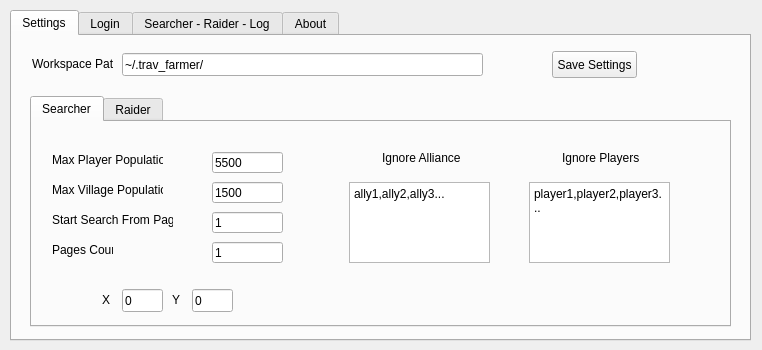
<?xml version="1.0" encoding="UTF-8"?>
<ui version="4.0">
 <class>MainWindow</class>
 <widget class="QMainWindow" name="MainWindow">
  <property name="geometry">
   <rect>
    <x>0</x>
    <y>0</y>
    <width>762</width>
    <height>350</height>
   </rect>
  </property>
  <property name="windowTitle">
   <string>Travian Farmer</string>
  </property>
  <property name="windowIcon">
   <iconset resource="img/imgs.qrc">
    <normaloff>:/newPrefix/logo.png</normaloff>:/newPrefix/logo.png</iconset>
  </property>
  <widget class="QWidget" name="centralwidget">
   <widget class="QTabWidget" name="tabWidget">
    <property name="geometry">
     <rect>
      <x>10</x>
      <y>10</y>
      <width>741</width>
      <height>331</height>
     </rect>
    </property>
    <property name="currentIndex">
     <number>0</number>
    </property>
    <widget class="QWidget" name="settings_tab">
     <attribute name="title">
      <string>Settings</string>
     </attribute>
     <widget class="QTabWidget" name="tabWidget_2">
      <property name="geometry">
       <rect>
        <x>18</x>
        <y>60</y>
        <width>701</width>
        <height>231</height>
       </rect>
      </property>
      <property name="currentIndex">
       <number>0</number>
      </property>
      <widget class="QWidget" name="searcher_tab">
       <attribute name="title">
        <string>Searcher</string>
       </attribute>
       <widget class="QLabel" name="max_pl_pop_label">
        <property name="geometry">
         <rect>
          <x>20</x>
          <y>30</y>
          <width>111</width>
          <height>16</height>
         </rect>
        </property>
        <property name="text">
         <string>Max Player Population</string>
        </property>
       </widget>
       <widget class="QLabel" name="max_vl_pop_label">
        <property name="geometry">
         <rect>
          <x>20</x>
          <y>60</y>
          <width>111</width>
          <height>16</height>
         </rect>
        </property>
        <property name="text">
         <string>Max Village Population</string>
        </property>
       </widget>
       <widget class="QLabel" name="Ignore_alliance_label">
        <property name="geometry">
         <rect>
          <x>350</x>
          <y>28</y>
          <width>81</width>
          <height>16</height>
         </rect>
        </property>
        <property name="text">
         <string>Ignore Alliance</string>
        </property>
       </widget>
       <widget class="QLabel" name="Ignore_players_label">
        <property name="geometry">
         <rect>
          <x>530</x>
          <y>28</y>
          <width>81</width>
          <height>16</height>
         </rect>
        </property>
        <property name="text">
         <string>Ignore Players</string>
        </property>
       </widget>
       <widget class="QLabel" name="from_page_label">
        <property name="geometry">
         <rect>
          <x>20</x>
          <y>90</y>
          <width>121</width>
          <height>16</height>
         </rect>
        </property>
        <property name="text">
         <string>Start Search From Page</string>
        </property>
       </widget>
       <widget class="QLabel" name="pages_count_label">
        <property name="geometry">
         <rect>
          <x>20</x>
          <y>120</y>
          <width>61</width>
          <height>16</height>
         </rect>
        </property>
        <property name="text">
         <string>Pages Count</string>
        </property>
       </widget>
       <widget class="QLabel" name="x_label">
        <property name="geometry">
         <rect>
          <x>70</x>
          <y>170</y>
          <width>16</width>
          <height>16</height>
         </rect>
        </property>
        <property name="text">
         <string>X</string>
        </property>
       </widget>
       <widget class="QLabel" name="y_label">
        <property name="geometry">
         <rect>
          <x>140</x>
          <y>170</y>
          <width>16</width>
          <height>16</height>
         </rect>
        </property>
        <property name="text">
         <string>Y</string>
        </property>
       </widget>
       <widget class="QLineEdit" name="max_pl_pop_field">
        <property name="geometry">
         <rect>
          <x>180</x>
          <y>30</y>
          <width>71</width>
          <height>21</height>
         </rect>
        </property>
        <property name="text">
         <string>5500</string>
        </property>
       </widget>
       <widget class="QLineEdit" name="max_vl_pop_field">
        <property name="geometry">
         <rect>
          <x>180</x>
          <y>60</y>
          <width>71</width>
          <height>21</height>
         </rect>
        </property>
        <property name="text">
         <string>1500</string>
        </property>
       </widget>
       <widget class="QLineEdit" name="from_page_field">
        <property name="geometry">
         <rect>
          <x>180</x>
          <y>90</y>
          <width>71</width>
          <height>21</height>
         </rect>
        </property>
        <property name="text">
         <string>1</string>
        </property>
       </widget>
       <widget class="QLineEdit" name="pages_count_field">
        <property name="geometry">
         <rect>
          <x>180</x>
          <y>120</y>
          <width>71</width>
          <height>21</height>
         </rect>
        </property>
        <property name="text">
         <string>1</string>
        </property>
       </widget>
       <widget class="QPlainTextEdit" name="ignore_alliance_field">
        <property name="geometry">
         <rect>
          <x>317</x>
          <y>60</y>
          <width>141</width>
          <height>81</height>
         </rect>
        </property>
        <property name="plainText">
         <string>ally1,ally2,ally3...</string>
        </property>
       </widget>
       <widget class="QPlainTextEdit" name="ignore_players_field">
        <property name="geometry">
         <rect>
          <x>497</x>
          <y>60</y>
          <width>141</width>
          <height>81</height>
         </rect>
        </property>
        <property name="plainText">
         <string>player1,player2,player3...</string>
        </property>
       </widget>
       <widget class="QLineEdit" name="x_field">
        <property name="geometry">
         <rect>
          <x>90</x>
          <y>167</y>
          <width>41</width>
          <height>23</height>
         </rect>
        </property>
        <property name="text">
         <string>0</string>
        </property>
       </widget>
       <widget class="QLineEdit" name="y_field">
        <property name="geometry">
         <rect>
          <x>160</x>
          <y>167</y>
          <width>41</width>
          <height>23</height>
         </rect>
        </property>
        <property name="text">
         <string>0</string>
        </property>
       </widget>
      </widget>
      <widget class="QWidget" name="raider_tab">
       <attribute name="title">
        <string>Raider</string>
       </attribute>
       <widget class="QLabel" name="t1_label">
        <property name="geometry">
         <rect>
          <x>201</x>
          <y>42</y>
          <width>16</width>
          <height>16</height>
         </rect>
        </property>
        <property name="text">
         <string>t1</string>
        </property>
       </widget>
       <widget class="QLabel" name="t2_label">
        <property name="geometry">
         <rect>
          <x>270</x>
          <y>42</y>
          <width>16</width>
          <height>16</height>
         </rect>
        </property>
        <property name="text">
         <string>t2</string>
        </property>
       </widget>
       <widget class="QLabel" name="t3_label">
        <property name="geometry">
         <rect>
          <x>335</x>
          <y>42</y>
          <width>16</width>
          <height>16</height>
         </rect>
        </property>
        <property name="text">
         <string>t3</string>
        </property>
       </widget>
       <widget class="QLabel" name="t4_label">
        <property name="geometry">
         <rect>
          <x>400</x>
          <y>42</y>
          <width>16</width>
          <height>16</height>
         </rect>
        </property>
        <property name="text">
         <string>t4</string>
        </property>
       </widget>
       <widget class="QLabel" name="t5_label">
        <property name="geometry">
         <rect>
          <x>459</x>
          <y>42</y>
          <width>16</width>
          <height>16</height>
         </rect>
        </property>
        <property name="text">
         <string>t5</string>
        </property>
       </widget>
       <widget class="QLabel" name="t6_label">
        <property name="geometry">
         <rect>
          <x>200</x>
          <y>90</y>
          <width>16</width>
          <height>16</height>
         </rect>
        </property>
        <property name="text">
         <string>t6</string>
        </property>
       </widget>
       <widget class="QLabel" name="t7_label">
        <property name="geometry">
         <rect>
          <x>270</x>
          <y>90</y>
          <width>16</width>
          <height>16</height>
         </rect>
        </property>
        <property name="text">
         <string>t7</string>
        </property>
       </widget>
       <widget class="QLabel" name="t8_label">
        <property name="geometry">
         <rect>
          <x>334</x>
          <y>90</y>
          <width>16</width>
          <height>16</height>
         </rect>
        </property>
        <property name="text">
         <string>t8</string>
        </property>
       </widget>
       <widget class="QLabel" name="t9_label">
        <property name="geometry">
         <rect>
          <x>400</x>
          <y>90</y>
          <width>16</width>
          <height>16</height>
         </rect>
        </property>
        <property name="text">
         <string>t9</string>
        </property>
       </widget>
       <widget class="QLabel" name="t10_label">
        <property name="geometry">
         <rect>
          <x>456</x>
          <y>90</y>
          <width>16</width>
          <height>16</height>
         </rect>
        </property>
        <property name="text">
         <string>t10</string>
        </property>
       </widget>
       <widget class="QLineEdit" name="t1_field">
        <property name="geometry">
         <rect>
          <x>191</x>
          <y>60</y>
          <width>31</width>
          <height>23</height>
         </rect>
        </property>
        <property name="text">
         <string>3</string>
        </property>
       </widget>
       <widget class="QLineEdit" name="t2_field">
        <property name="geometry">
         <rect>
          <x>260</x>
          <y>60</y>
          <width>31</width>
          <height>23</height>
         </rect>
        </property>
        <property name="text">
         <string>0</string>
        </property>
       </widget>
       <widget class="QLineEdit" name="t3_field">
        <property name="geometry">
         <rect>
          <x>325</x>
          <y>60</y>
          <width>30</width>
          <height>23</height>
         </rect>
        </property>
        <property name="text">
         <string>0</string>
        </property>
       </widget>
       <widget class="QLineEdit" name="t4_field">
        <property name="geometry">
         <rect>
          <x>390</x>
          <y>60</y>
          <width>30</width>
          <height>23</height>
         </rect>
        </property>
        <property name="text">
         <string>0</string>
        </property>
       </widget>
       <widget class="QLineEdit" name="t5_field">
        <property name="geometry">
         <rect>
          <x>450</x>
          <y>60</y>
          <width>30</width>
          <height>23</height>
         </rect>
        </property>
        <property name="text">
         <string>0</string>
        </property>
       </widget>
       <widget class="QLineEdit" name="t6_field">
        <property name="geometry">
         <rect>
          <x>190</x>
          <y>110</y>
          <width>30</width>
          <height>23</height>
         </rect>
        </property>
        <property name="text">
         <string>0</string>
        </property>
       </widget>
       <widget class="QLineEdit" name="t7_field">
        <property name="geometry">
         <rect>
          <x>260</x>
          <y>110</y>
          <width>30</width>
          <height>23</height>
         </rect>
        </property>
        <property name="text">
         <string>0</string>
        </property>
       </widget>
       <widget class="QLineEdit" name="t8_field">
        <property name="geometry">
         <rect>
          <x>325</x>
          <y>110</y>
          <width>30</width>
          <height>23</height>
         </rect>
        </property>
        <property name="text">
         <string>0</string>
        </property>
       </widget>
       <widget class="QLineEdit" name="t9_field">
        <property name="geometry">
         <rect>
          <x>390</x>
          <y>110</y>
          <width>30</width>
          <height>23</height>
         </rect>
        </property>
        <property name="text">
         <string>0</string>
        </property>
       </widget>
       <widget class="QLineEdit" name="t10_field">
        <property name="geometry">
         <rect>
          <x>450</x>
          <y>110</y>
          <width>30</width>
          <height>23</height>
         </rect>
        </property>
        <property name="text">
         <string>0</string>
        </property>
       </widget>
      </widget>
     </widget>
     <widget class="QLabel" name="workspace_path_label">
      <property name="geometry">
       <rect>
        <x>20</x>
        <y>20</y>
        <width>81</width>
        <height>16</height>
       </rect>
      </property>
      <property name="text">
       <string>Workspace Path </string>
      </property>
     </widget>
     <widget class="QLineEdit" name="worlspace_path_field">
      <property name="geometry">
       <rect>
        <x>110</x>
        <y>17</y>
        <width>361</width>
        <height>23</height>
       </rect>
      </property>
      <property name="text">
       <string>~/.trav_farmer/</string>
      </property>
     </widget>
     <widget class="QPushButton" name="save_btn">
      <property name="geometry">
       <rect>
        <x>540</x>
        <y>15</y>
        <width>85</width>
        <height>27</height>
       </rect>
      </property>
      <property name="text">
       <string>Save Settings</string>
      </property>
     </widget>
     <widget class="QLabel" name="save_noti_label">
      <property name="geometry">
       <rect>
        <x>680</x>
        <y>22</y>
        <width>41</width>
        <height>16</height>
       </rect>
      </property>
      <property name="text">
       <string/>
      </property>
     </widget>
    </widget>
    <widget class="QWidget" name="login_tab">
     <attribute name="title">
      <string>Login</string>
     </attribute>
     <widget class="QLabel" name="server_label">
      <property name="geometry">
       <rect>
        <x>60</x>
        <y>60</y>
        <width>31</width>
        <height>21</height>
       </rect>
      </property>
      <property name="text">
       <string>Server</string>
      </property>
     </widget>
     <widget class="QLabel" name="username_label">
      <property name="geometry">
       <rect>
        <x>60</x>
        <y>91</y>
        <width>51</width>
        <height>20</height>
       </rect>
      </property>
      <property name="text">
       <string>Username</string>
      </property>
     </widget>
     <widget class="QLabel" name="password_label">
      <property name="geometry">
       <rect>
        <x>60</x>
        <y>123</y>
        <width>51</width>
        <height>16</height>
       </rect>
      </property>
      <property name="text">
       <string>Password</string>
      </property>
     </widget>
     <widget class="QLineEdit" name="server_field">
      <property name="geometry">
       <rect>
        <x>130</x>
        <y>60</y>
        <width>151</width>
        <height>23</height>
       </rect>
      </property>
      <property name="placeholderText">
       <string>Server: EX:  tx3.travian.sy</string>
      </property>
     </widget>
     <widget class="QLineEdit" name="username_field">
      <property name="geometry">
       <rect>
        <x>130</x>
        <y>90</y>
        <width>151</width>
        <height>23</height>
       </rect>
      </property>
      <property name="placeholderText">
       <string>Username</string>
      </property>
     </widget>
     <widget class="QLineEdit" name="password_field">
      <property name="geometry">
       <rect>
        <x>130</x>
        <y>120</y>
        <width>151</width>
        <height>23</height>
       </rect>
      </property>
      <property name="echoMode">
       <enum>QLineEdit::Password</enum>
      </property>
      <property name="placeholderText">
       <string>Password</string>
      </property>
     </widget>
     <widget class="QLabel" name="logo_label">
      <property name="geometry">
       <rect>
        <x>380</x>
        <y>20</y>
        <width>321</width>
        <height>241</height>
       </rect>
      </property>
      <property name="text">
       <string/>
      </property>
      <property name="pixmap">
       <pixmap resource="img/imgs.qrc">:/newPrefix/logo.png</pixmap>
      </property>
     </widget>
     <widget class="QPushButton" name="login_btn">
      <property name="geometry">
       <rect>
        <x>160</x>
        <y>170</y>
        <width>85</width>
        <height>27</height>
       </rect>
      </property>
      <property name="text">
       <string>Login</string>
      </property>
     </widget>
    </widget>
    <widget class="QWidget" name="tab">
     <attribute name="title">
      <string>Searcher - Raider - Log</string>
     </attribute>
     <widget class="QPlainTextEdit" name="log_box">
      <property name="geometry">
       <rect>
        <x>20</x>
        <y>50</y>
        <width>541</width>
        <height>231</height>
       </rect>
      </property>
      <property name="undoRedoEnabled">
       <bool>false</bool>
      </property>
      <property name="readOnly">
       <bool>true</bool>
      </property>
     </widget>
     <widget class="QLabel" name="label">
      <property name="geometry">
       <rect>
        <x>21</x>
        <y>20</y>
        <width>46</width>
        <height>13</height>
       </rect>
      </property>
      <property name="text">
       <string>Log Box</string>
      </property>
     </widget>
     <widget class="QPushButton" name="start_search_btn">
      <property name="geometry">
       <rect>
        <x>600</x>
        <y>50</y>
        <width>85</width>
        <height>27</height>
       </rect>
      </property>
      <property name="text">
       <string>Search</string>
      </property>
     </widget>
     <widget class="QPushButton" name="stop_search_btn">
      <property name="geometry">
       <rect>
        <x>600</x>
        <y>80</y>
        <width>85</width>
        <height>27</height>
       </rect>
      </property>
      <property name="text">
       <string>Stop Searching</string>
      </property>
     </widget>
     <widget class="QPushButton" name="start_raid_btn">
      <property name="geometry">
       <rect>
        <x>600</x>
        <y>130</y>
        <width>85</width>
        <height>27</height>
       </rect>
      </property>
      <property name="text">
       <string>Raid</string>
      </property>
     </widget>
     <widget class="QPushButton" name="stop_raid_btn">
      <property name="geometry">
       <rect>
        <x>600</x>
        <y>160</y>
        <width>85</width>
        <height>27</height>
       </rect>
      </property>
      <property name="text">
       <string>Stop Raiding</string>
      </property>
     </widget>
     <widget class="QPushButton" name="clear_log_btn">
      <property name="geometry">
       <rect>
        <x>600</x>
        <y>210</y>
        <width>85</width>
        <height>27</height>
       </rect>
      </property>
      <property name="text">
       <string>Clear Log</string>
      </property>
     </widget>
    </widget>
    <widget class="QWidget" name="about_page">
     <attribute name="title">
      <string>About</string>
     </attribute>
     <widget class="QLabel" name="coded_by_label">
      <property name="geometry">
       <rect>
        <x>250</x>
        <y>90</y>
        <width>211</width>
        <height>21</height>
       </rect>
      </property>
      <property name="text">
       <string>This is a free Program Coded by: @i127001</string>
      </property>
     </widget>
     <widget class="QLabel" name="visist_me_label">
      <property name="geometry">
       <rect>
        <x>256</x>
        <y>130</y>
        <width>201</width>
        <height>20</height>
       </rect>
      </property>
      <property name="text">
       <string>Vists me at: https://twitter.com/i127001</string>
      </property>
     </widget>
    </widget>
   </widget>
  </widget>
 </widget>
 <resources>
  <include location="img/imgs.qrc"/>
 </resources>
 <connections/>
</ui>
